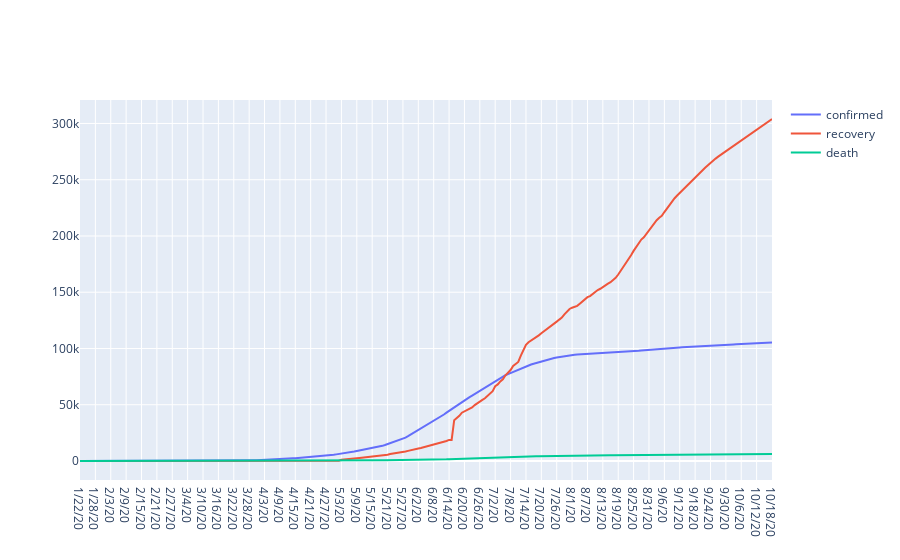

Notebook cell for this chart:
### Code cell
trace0 = go.Scatter(
      x = date,
      y = Egypt['confirm'],
      mode = 'lines',
      name = 'confirmed'   
)

trace1 = go.Scatter(
      x = date,
      y = Egypt['recovery'],
      mode = 'lines',
      name = 'recovery'   
)
trace2 = go.Scatter(
      x = date,
      y = Egypt['death'],
      mode = 'lines',
      name = 'death'   
)


data = [trace0, trace1,trace2]

py.iplot(data)

### Figure 1 — Plotly figure (JSON) as saved in the notebook; plotly's stock layout.template omitted (floating-point values rounded to 4 significant figures; data arrays with more than 128 entries replaced by an {"elided": "..."} marker saying what was removed)
{"data": [{"mode": "lines", "name": "confirmed", "type": "scatter", "x": {"elided": "271 str values"}, "y": {"elided": "271 int values"}}, {"mode": "lines", "name": "recovery", "type": "scatter", "x": {"elided": "271 str values"}, "y": {"elided": "271 int values"}}, {"mode": "lines", "name": "death", "type": "scatter", "x": {"elided": "271 str values"}, "y": {"elided": "271 int values"}}], "layout": {}}
